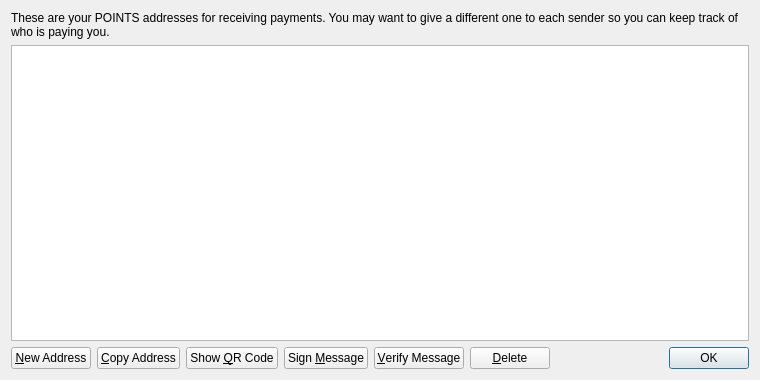
<?xml version="1.0" encoding="UTF-8"?>
<ui version="4.0">
 <class>AddressBookPage</class>
 <widget class="QWidget" name="AddressBookPage">
  <property name="geometry">
   <rect>
    <x>0</x>
    <y>0</y>
    <width>760</width>
    <height>380</height>
   </rect>
  </property>
  <property name="windowTitle">
   <string>Address Book</string>
  </property>
  <layout class="QVBoxLayout" name="verticalLayout">
   <item>
    <widget class="QLabel" name="labelExplanation">
     <property name="text">
      <string>These are your POINTS addresses for receiving payments. You may want to give a different one to each sender so you can keep track of who is paying you.</string>
     </property>
     <property name="textFormat">
      <enum>Qt::PlainText</enum>
     </property>
     <property name="wordWrap">
      <bool>true</bool>
     </property>
    </widget>
   </item>
   <item>
    <widget class="QTableView" name="tableView">
     <property name="contextMenuPolicy">
      <enum>Qt::CustomContextMenu</enum>
     </property>
     <property name="toolTip">
      <string>Double-click to edit address or label</string>
     </property>
     <property name="tabKeyNavigation">
      <bool>false</bool>
     </property>
     <property name="selectionMode">
      <enum>QAbstractItemView::SingleSelection</enum>
     </property>
     <property name="selectionBehavior">
      <enum>QAbstractItemView::SelectRows</enum>
     </property>
     <property name="sortingEnabled">
      <bool>true</bool>
     </property>
     <attribute name="verticalHeaderVisible">
      <bool>false</bool>
     </attribute>
    </widget>
   </item>
   <item>
    <layout class="QHBoxLayout" name="horizontalLayout">
     <item>
      <widget class="QPushButton" name="newAddressButton">
       <property name="toolTip">
        <string>Create a new address</string>
       </property>
       <property name="text">
        <string>&amp;New Address</string>
       </property>
      </widget>
     </item>
     <item>
      <widget class="QPushButton" name="copyToClipboard">
       <property name="toolTip">
        <string>Copy the currently selected address to the system clipboard</string>
       </property>
       <property name="text">
        <string>&amp;Copy Address</string>
       </property>
      </widget>
     </item>
     <item>
      <widget class="QPushButton" name="showQRCode">
       <property name="text">
        <string>Show &amp;QR Code</string>
       </property>
      </widget>
     </item>
     <item>
      <widget class="QPushButton" name="signMessage">
       <property name="toolTip">
        <string>Sign a message to prove you own a POINTS address</string>
       </property>
       <property name="text">
        <string>Sign &amp;Message</string>
       </property>
      </widget>
     </item>
     <item>
      <widget class="QPushButton" name="verifyMessage">
       <property name="toolTip">
        <string>Verify a message to ensure it was signed with a specified POINTS address</string>
       </property>
       <property name="text">
        <string>&amp;Verify Message</string>
       </property>
      </widget>
     </item>
     <item>
      <widget class="QPushButton" name="deleteButton">
       <property name="toolTip">
        <string>Delete the currently selected address from the list</string>
       </property>
       <property name="text">
        <string>&amp;Delete</string>
       </property>
      </widget>
     </item>
     <item>
      <spacer name="horizontalSpacer">
       <property name="orientation">
        <enum>Qt::Horizontal</enum>
       </property>
       <property name="sizeHint" stdset="0">
        <size>
         <width>40</width>
         <height>20</height>
        </size>
       </property>
      </spacer>
     </item>
     <item>
      <widget class="QDialogButtonBox" name="buttonBox">
       <property name="sizePolicy">
        <sizepolicy hsizetype="Maximum" vsizetype="Fixed">
         <horstretch>0</horstretch>
         <verstretch>0</verstretch>
        </sizepolicy>
       </property>
       <property name="standardButtons">
        <set>QDialogButtonBox::Ok</set>
       </property>
      </widget>
     </item>
    </layout>
   </item>
  </layout>
 </widget>
 <resources>
  <include location="../bitcoin.qrc"/>
 </resources>
 <connections/>
</ui>
